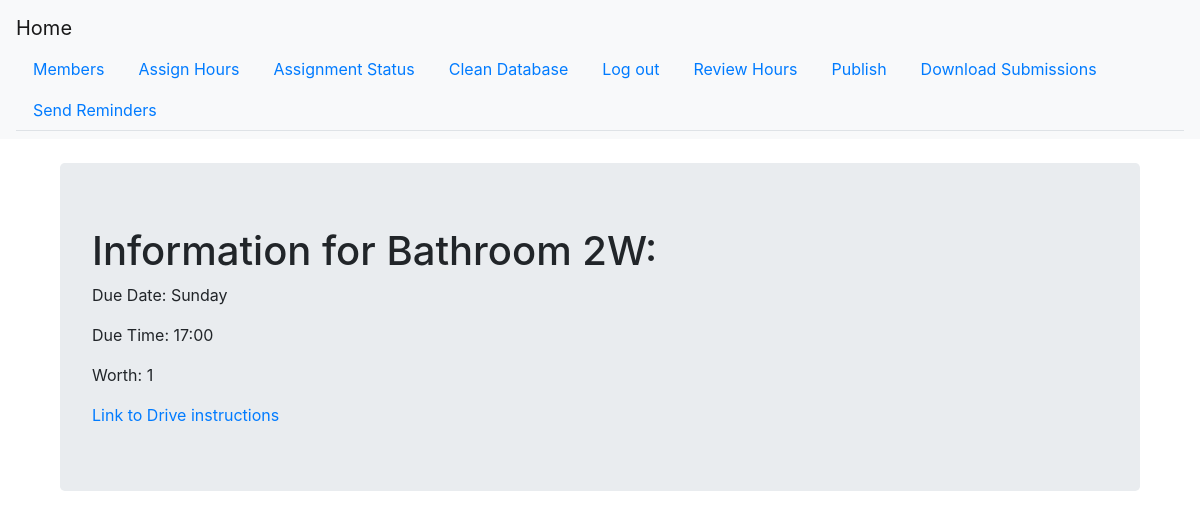
The page /task/2 (signed in) on the database its author committed.
### app.py (models this page shows, shortened)
class CleanupHour(db.Model):
    id = db.Column(db.Integer, primary_key=True)
    name = db.Column(db.Text)
    task_id = db.Column(db.Integer)
    day = db.Column(db.Text)
    due_time = db.Column(db.Text)
    worth = db.Column(db.Integer)
    difficulty = db.Column(db.Integer)
    link = db.Column(db.Text)

### app.py (the view)
@app.route('/task/<identifier>')
@login_required
def task_page(identifier):
    task = CleanupHour.query.get(identifier)
    return render_template('task_page.html', task=task)

### app.py (called while the page is built)
@login_manager.user_loader
def load_user(user_id):
    return User.query.get(user_id)

### templates/task_page.html
{% extends "base.html" %}
{% block content %}
    <br>
    <div class="jumbotron" style="margin-right: 5%; margin-left: 5%">
        <h1>Information for {{ task.name }}:</h1>
        <p>Due Date: {{ task.day}}</p>
        <p>Due Time: {{ task.due_time }}</p>
        <p>Worth: {{ task.worth }}</p>
        <a href="{{ task.link }}">Link to Drive instructions</a>
    </div>
{% endblock %}

### rows shown on the page
CleanupHour: name "Bathroom 2W", day "Sunday", due_time "17:00", worth "1"
